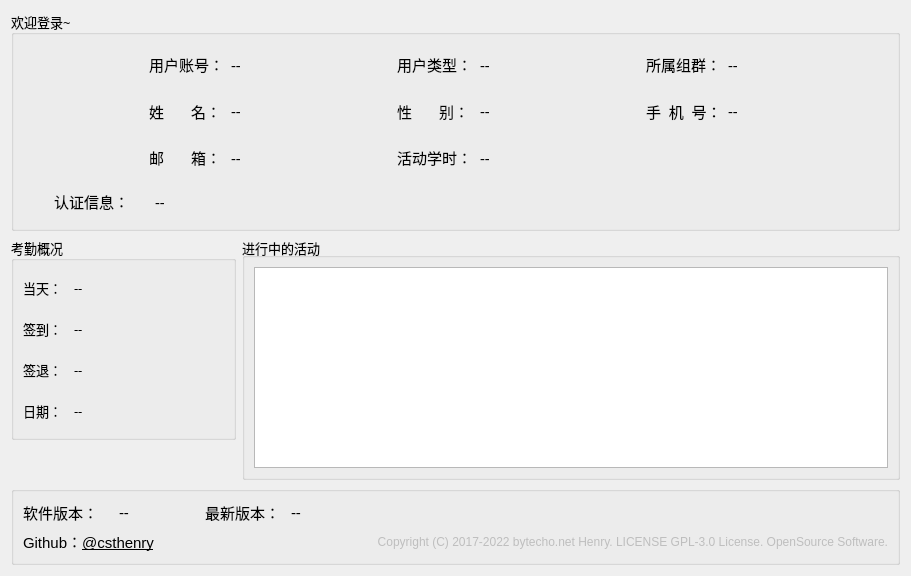
      <widget class="QWidget" name="home">
       <layout class="QGridLayout" name="gridLayout_77">
        <item row="0" column="0">
         <widget class="QGroupBox" name="groupBox">
          <property name="minimumSize">
           <size>
            <width>0</width>
            <height>220</height>
           </size>
          </property>
          <property name="font">
           <font>
            <family>微软雅黑</family>
            <pointsize>10</pointsize>
           </font>
          </property>
          <property name="title">
           <string>欢迎登录~</string>
          </property>
          <layout class="QGridLayout" name="gridLayout_19">
           <item row="0" column="0" rowspan="3">
            <widget class="QLabel" name="avatar">
             <property name="minimumSize">
              <size>
               <width>120</width>
               <height>120</height>
              </size>
             </property>
             <property name="maximumSize">
              <size>
               <width>120</width>
               <height>120</height>
              </size>
             </property>
             <property name="font">
              <font>
               <family>微软雅黑</family>
               <pointsize>16</pointsize>
              </font>
             </property>
             <property name="styleSheet">
              <string notr="true">margin:5px;</string>
             </property>
             <property name="text">
              <string/>
             </property>
             <property name="pixmap">
              <pixmap resource="resource.qrc">:/images/color_icon/user.svg</pixmap>
             </property>
             <property name="scaledContents">
              <bool>true</bool>
             </property>
            </widget>
           </item>
           <item row="0" column="1">
            <layout class="QGridLayout" name="gridLayout_12">
             <item row="0" column="0">
              <widget class="QLabel" name="label_2">
               <property name="minimumSize">
                <size>
                 <width>0</width>
                 <height>35</height>
                </size>
               </property>
               <property name="maximumSize">
                <size>
                 <width>100</width>
                 <height>16777215</height>
                </size>
               </property>
               <property name="font">
                <font>
                 <family>微软雅黑</family>
                 <pointsize>11</pointsize>
                </font>
               </property>
               <property name="text">
                <string>用户账号：</string>
               </property>
              </widget>
             </item>
             <item row="0" column="1">
              <widget class="QLabel" name="label_home_uid">
               <property name="minimumSize">
                <size>
                 <width>160</width>
                 <height>35</height>
                </size>
               </property>
               <property name="font">
                <font>
                 <family>微软雅黑</family>
                 <pointsize>11</pointsize>
                </font>
               </property>
               <property name="text">
                <string>--</string>
               </property>
              </widget>
             </item>
            </layout>
           </item>
           <item row="0" column="2">
            <layout class="QGridLayout" name="gridLayout_13">
             <item row="0" column="0">
              <widget class="QLabel" name="label_12">
               <property name="minimumSize">
                <size>
                 <width>0</width>
                 <height>35</height>
                </size>
               </property>
               <property name="maximumSize">
                <size>
                 <width>100</width>
                 <height>16777215</height>
                </size>
               </property>
               <property name="font">
                <font>
                 <family>微软雅黑</family>
                 <pointsize>11</pointsize>
                </font>
               </property>
               <property name="text">
                <string>用户类型：</string>
               </property>
              </widget>
             </item>
             <item row="0" column="1">
              <widget class="QLabel" name="label_home_group">
               <property name="minimumSize">
                <size>
                 <width>160</width>
                 <height>35</height>
                </size>
               </property>
               <property name="font">
                <font>
                 <family>微软雅黑</family>
                 <pointsize>11</pointsize>
                </font>
               </property>
               <property name="text">
                <string>--</string>
               </property>
              </widget>
             </item>
            </layout>
           </item>
           <item row="1" column="3">
            <layout class="QGridLayout" name="gridLayout_17">
             <item row="0" column="0">
              <widget class="QLabel" name="label_4">
               <property name="minimumSize">
                <size>
                 <width>0</width>
                 <height>35</height>
                </size>
               </property>
               <property name="maximumSize">
                <size>
                 <width>100</width>
                 <height>16777215</height>
                </size>
               </property>
               <property name="font">
                <font>
                 <family>微软雅黑</family>
                 <pointsize>11</pointsize>
                </font>
               </property>
               <property name="text">
                <string>手  机  号：</string>
               </property>
              </widget>
             </item>
             <item row="0" column="1">
              <widget class="QLabel" name="label_home_tel">
               <property name="minimumSize">
                <size>
                 <width>160</width>
                 <height>35</height>
                </size>
               </property>
               <property name="font">
                <font>
                 <family>微软雅黑</family>
                 <pointsize>11</pointsize>
                </font>
               </property>
               <property name="text">
                <string>--</string>
               </property>
              </widget>
             </item>
            </layout>
           </item>
           <item row="0" column="3">
            <layout class="QGridLayout" name="gridLayout_14">
             <item row="0" column="1">
              <widget class="QLabel" name="label_home_department">
               <property name="minimumSize">
                <size>
                 <width>160</width>
                 <height>35</height>
                </size>
               </property>
               <property name="font">
                <font>
                 <family>微软雅黑</family>
                 <pointsize>11</pointsize>
                </font>
               </property>
               <property name="text">
                <string>--</string>
               </property>
              </widget>
             </item>
             <item row="0" column="0">
              <widget class="QLabel" name="label_11">
               <property name="minimumSize">
                <size>
                 <width>0</width>
                 <height>35</height>
                </size>
               </property>
               <property name="maximumSize">
                <size>
                 <width>100</width>
                 <height>16777215</height>
                </size>
               </property>
               <property name="font">
                <font>
                 <family>微软雅黑</family>
                 <pointsize>11</pointsize>
                </font>
               </property>
               <property name="text">
                <string>所属组群：</string>
               </property>
              </widget>
             </item>
            </layout>
           </item>
           <item row="3" column="0" colspan="4">
            <layout class="QGridLayout" name="gridLayout_10">
             <item row="0" column="0">
              <widget class="QLabel" name="label_verifyIcon">
               <property name="minimumSize">
                <size>
                 <width>25</width>
                 <height>25</height>
                </size>
               </property>
               <property name="maximumSize">
                <size>
                 <width>25</width>
                 <height>24</height>
                </size>
               </property>
               <property name="text">
                <string/>
               </property>
              </widget>
             </item>
             <item row="0" column="1">
              <widget class="QLabel" name="label_13">
               <property name="minimumSize">
                <size>
                 <width>0</width>
                 <height>35</height>
                </size>
               </property>
               <property name="maximumSize">
                <size>
                 <width>95</width>
                 <height>16777215</height>
                </size>
               </property>
               <property name="font">
                <font>
                 <family>微软雅黑</family>
                 <pointsize>11</pointsize>
                </font>
               </property>
               <property name="text">
                <string>认证信息：</string>
               </property>
              </widget>
             </item>
             <item row="0" column="2">
              <widget class="QLabel" name="label_home_verify">
               <property name="minimumSize">
                <size>
                 <width>700</width>
                 <height>35</height>
                </size>
               </property>
               <property name="font">
                <font>
                 <family>微软雅黑</family>
                 <pointsize>11</pointsize>
                </font>
               </property>
               <property name="text">
                <string>--</string>
               </property>
              </widget>
             </item>
            </layout>
           </item>
           <item row="2" column="1">
            <layout class="QGridLayout" name="gridLayout_18">
             <item row="0" column="1">
              <widget class="QLabel" name="label_home_mail">
               <property name="minimumSize">
                <size>
                 <width>160</width>
                 <height>35</height>
                </size>
               </property>
               <property name="font">
                <font>
                 <family>微软雅黑</family>
                 <pointsize>11</pointsize>
                </font>
               </property>
               <property name="text">
                <string>--</string>
               </property>
              </widget>
             </item>
             <item row="0" column="0">
              <widget class="QLabel" name="label_5">
               <property name="minimumSize">
                <size>
                 <width>0</width>
                 <height>35</height>
                </size>
               </property>
               <property name="maximumSize">
                <size>
                 <width>100</width>
                 <height>16777215</height>
                </size>
               </property>
               <property name="font">
                <font>
                 <family>微软雅黑</family>
                 <pointsize>11</pointsize>
                </font>
               </property>
               <property name="text">
                <string>邮       箱：</string>
               </property>
              </widget>
             </item>
            </layout>
           </item>
           <item row="1" column="2">
            <layout class="QGridLayout" name="gridLayout_16">
             <item row="0" column="1">
              <widget class="QLabel" name="label_home_gender">
               <property name="minimumSize">
                <size>
                 <width>160</width>
                 <height>35</height>
                </size>
               </property>
               <property name="font">
                <font>
                 <family>微软雅黑</family>
                 <pointsize>11</pointsize>
                </font>
               </property>
               <property name="text">
                <string>--</string>
               </property>
              </widget>
             </item>
             <item row="0" column="0">
              <widget class="QLabel" name="label_10">
               <property name="minimumSize">
                <size>
                 <width>0</width>
                 <height>35</height>
                </size>
               </property>
               <property name="maximumSize">
                <size>
                 <width>100</width>
                 <height>16777215</height>
                </size>
               </property>
               <property name="font">
                <font>
                 <family>微软雅黑</family>
                 <pointsize>11</pointsize>
                </font>
               </property>
               <property name="text">
                <string>性       别：</string>
               </property>
              </widget>
             </item>
            </layout>
           </item>
           <item row="1" column="1">
            <layout class="QGridLayout" name="gridLayout_15">
             <item row="0" column="1">
              <widget class="QLabel" name="label_home_name">
               <property name="minimumSize">
                <size>
                 <width>160</width>
                 <height>35</height>
                </size>
               </property>
               <property name="font">
                <font>
                 <family>微软雅黑</family>
                 <pointsize>11</pointsize>
                </font>
               </property>
               <property name="text">
                <string>--</string>
               </property>
              </widget>
             </item>
             <item row="0" column="0">
              <widget class="QLabel" name="label_3">
               <property name="minimumSize">
                <size>
                 <width>0</width>
                 <height>35</height>
                </size>
               </property>
               <property name="maximumSize">
                <size>
                 <width>100</width>
                 <height>16777215</height>
                </size>
               </property>
               <property name="font">
                <font>
                 <family>微软雅黑</family>
                 <pointsize>11</pointsize>
                </font>
               </property>
               <property name="text">
                <string>姓       名：</string>
               </property>
              </widget>
             </item>
            </layout>
           </item>
           <item row="2" column="2">
            <layout class="QGridLayout" name="gridLayout_87">
             <item row="0" column="1">
              <widget class="QLabel" name="label_home_score">
               <property name="minimumSize">
                <size>
                 <width>160</width>
                 <height>35</height>
                </size>
               </property>
               <property name="font">
                <font>
                 <family>微软雅黑</family>
                 <pointsize>11</pointsize>
                </font>
               </property>
               <property name="text">
                <string>--</string>
               </property>
              </widget>
             </item>
             <item row="0" column="0">
              <widget class="QLabel" name="label_89">
               <property name="minimumSize">
                <size>
                 <width>0</width>
                 <height>35</height>
                </size>
               </property>
               <property name="maximumSize">
                <size>
                 <width>100</width>
                 <height>16777215</height>
                </size>
               </property>
               <property name="font">
                <font>
                 <family>微软雅黑</family>
                 <pointsize>11</pointsize>
                </font>
               </property>
               <property name="text">
                <string>活动学时：</string>
               </property>
              </widget>
             </item>
            </layout>
           </item>
          </layout>
         </widget>
        </item>
        <item row="1" column="0">
         <layout class="QGridLayout" name="gridLayout_40">
          <item row="0" column="0">
           <widget class="QGroupBox" name="groupBox_2">
            <property name="minimumSize">
             <size>
              <width>0</width>
              <height>0</height>
             </size>
            </property>
            <property name="maximumSize">
             <size>
              <width>300</width>
              <height>265</height>
             </size>
            </property>
            <property name="font">
             <font>
              <family>微软雅黑</family>
              <pointsize>10</pointsize>
             </font>
            </property>
            <property name="title">
             <string>考勤概况</string>
            </property>
            <layout class="QGridLayout" name="gridLayout_44">
             <item row="0" column="0">
              <layout class="QGridLayout" name="gridLayout_39">
               <item row="0" column="0">
                <widget class="QLabel" name="label_36">
                 <property name="minimumSize">
                  <size>
                   <width>45</width>
                   <height>35</height>
                  </size>
                 </property>
                 <property name="maximumSize">
                  <size>
                   <width>60</width>
                   <height>35</height>
                  </size>
                 </property>
                 <property name="text">
                  <string>当天：</string>
                 </property>
                </widget>
               </item>
               <item row="0" column="1">
                <widget class="QLabel" name="label_homePage_attendStatus">
                 <property name="minimumSize">
                  <size>
                   <width>150</width>
                   <height>35</height>
                  </size>
                 </property>
                 <property name="text">
                  <string>--</string>
                 </property>
                </widget>
               </item>
               <item row="1" column="0">
                <widget class="QLabel" name="label_34">
                 <property name="minimumSize">
                  <size>
                   <width>45</width>
                   <height>35</height>
                  </size>
                 </property>
                 <property name="maximumSize">
                  <size>
                   <width>60</width>
                   <height>35</height>
                  </size>
                 </property>
                 <property name="text">
                  <string>签到：</string>
                 </property>
                </widget>
               </item>
               <item row="1" column="1">
                <widget class="QLabel" name="label_homePage_beginTime">
                 <property name="minimumSize">
                  <size>
                   <width>150</width>
                   <height>35</height>
                  </size>
                 </property>
                 <property name="text">
                  <string>--</string>
                 </property>
                </widget>
               </item>
               <item row="2" column="0">
                <widget class="QLabel" name="label_35">
                 <property name="minimumSize">
                  <size>
                   <width>45</width>
                   <height>35</height>
                  </size>
                 </property>
                 <property name="maximumSize">
                  <size>
                   <width>60</width>
                   <height>35</height>
                  </size>
                 </property>
                 <property name="text">
                  <string>签退：</string>
                 </property>
                </widget>
               </item>
               <item row="2" column="1">
                <widget class="QLabel" name="label_homePage_endTime">
                 <property name="minimumSize">
                  <size>
                   <width>150</width>
                   <height>35</height>
                  </size>
                 </property>
                 <property name="text">
                  <string>--</string>
                 </property>
                </widget>
               </item>
               <item row="3" column="0">
                <widget class="QLabel" name="label_37">
                 <property name="minimumSize">
                  <size>
                   <width>45</width>
                   <height>35</height>
                  </size>
                 </property>
                 <property name="maximumSize">
                  <size>
                   <width>60</width>
                   <height>35</height>
                  </size>
                 </property>
                 <property name="text">
                  <string>日期：</string>
                 </property>
                </widget>
               </item>
               <item row="3" column="1">
                <widget class="QLabel" name="label_homePage_attendDate">
                 <property name="minimumSize">
                  <size>
                   <width>150</width>
                   <height>35</height>
                  </size>
                 </property>
                 <property name="text">
                  <string>--</string>
                 </property>
                </widget>
               </item>
              </layout>
             </item>
            </layout>
           </widget>
          </item>
          <item row="1" column="0">
           <spacer name="verticalSpacer">
            <property name="orientation">
             <enum>Qt::Vertical</enum>
            </property>
            <property name="sizeHint" stdset="0">
             <size>
              <width>20</width>
              <height>40</height>
             </size>
            </property>
           </spacer>
          </item>
          <item row="0" column="1" rowspan="2">
           <widget class="QGroupBox" name="groupBox_32">
            <property name="minimumSize">
             <size>
              <width>400</width>
              <height>0</height>
             </size>
            </property>
            <property name="font">
             <font>
              <pointsize>10</pointsize>
             </font>
            </property>
            <property name="title">
             <string>进行中的活动</string>
            </property>
            <layout class="QGridLayout" name="gridLayout_20">
             <item row="0" column="0">
              <widget class="QTableView" name="tableView_activityHome"/>
             </item>
            </layout>
           </widget>
          </item>
         </layout>
        </item>
        <item row="2" column="0">
         <widget class="QGroupBox" name="groupBox_42">
          <property name="title">
           <string/>
          </property>
          <layout class="QGridLayout" name="gridLayout_78">
           <item row="0" column="0">
            <layout class="QGridLayout" name="gridLayout_75">
             <item row="0" column="0">
              <widget class="QLabel" name="label_70">
               <property name="minimumSize">
                <size>
                 <width>90</width>
                 <height>0</height>
                </size>
               </property>
               <property name="maximumSize">
                <size>
                 <width>100</width>
                 <height>16777215</height>
                </size>
               </property>
               <property name="font">
                <font>
                 <pointsize>11</pointsize>
                </font>
               </property>
               <property name="text">
                <string>软件版本：</string>
               </property>
              </widget>
             </item>
             <item row="0" column="1">
              <widget class="QLabel" name="label_homeVer">
               <property name="minimumSize">
                <size>
                 <width>80</width>
                 <height>0</height>
                </size>
               </property>
               <property name="font">
                <font>
                 <pointsize>11</pointsize>
                </font>
               </property>
               <property name="text">
                <string>--</string>
               </property>
              </widget>
             </item>
            </layout>
           </item>
           <item row="0" column="1">
            <layout class="QGridLayout" name="gridLayout_76">
             <item row="0" column="0">
              <widget class="QLabel" name="label_73">
               <property name="minimumSize">
                <size>
                 <width>80</width>
                 <height>0</height>
                </size>
               </property>
               <property name="maximumSize">
                <size>
                 <width>100</width>
                 <height>16777215</height>
                </size>
               </property>
               <property name="font">
                <font>
                 <pointsize>11</pointsize>
                </font>
               </property>
               <property name="text">
                <string>最新版本：</string>
               </property>
              </widget>
             </item>
             <item row="0" column="1">
              <widget class="QLabel" name="label_LatestVersion">
               <property name="minimumSize">
                <size>
                 <width>80</width>
                 <height>0</height>
                </size>
               </property>
               <property name="font">
                <font>
                 <pointsize>11</pointsize>
                </font>
               </property>
               <property name="text">
                <string>--</string>
               </property>
              </widget>
             </item>
            </layout>
           </item>
           <item row="1" column="0">
            <widget class="QLabel" name="label_71">
             <property name="font">
              <font>
               <pointsize>11</pointsize>
              </font>
             </property>
             <property name="text">
              <string>&lt;html&gt;&lt;head/&gt;&lt;body&gt;&lt;p&gt;Github：&lt;a href=&quot;https://github.com/csthenry&quot;&gt;&lt;span style=&quot; text-decoration: underline; color: #000000!important;&quot;&gt;@csthenry&lt;/span&gt;&lt;/a&gt;&lt;/p&gt;&lt;/body&gt;&lt;/html&gt;</string>
             </property>
             <property name="openExternalLinks">
              <bool>true</bool>
             </property>
            </widget>
           </item>
           <item row="1" column="2">
            <widget class="QLabel" name="label_72">
             <property name="enabled">
              <bool>false</bool>
             </property>
             <property name="font">
              <font>
               <pointsize>9</pointsize>
              </font>
             </property>
             <property name="text">
              <string>Copyright (C) 2017-2022 bytecho.net Henry. LICENSE GPL-3.0 License. OpenSource Software.</string>
             </property>
             <property name="alignment">
              <set>Qt::AlignRight|Qt::AlignTrailing|Qt::AlignVCenter</set>
             </property>
            </widget>
           </item>
          </layout>
         </widget>
        </item>
       </layout>
      </widget>
